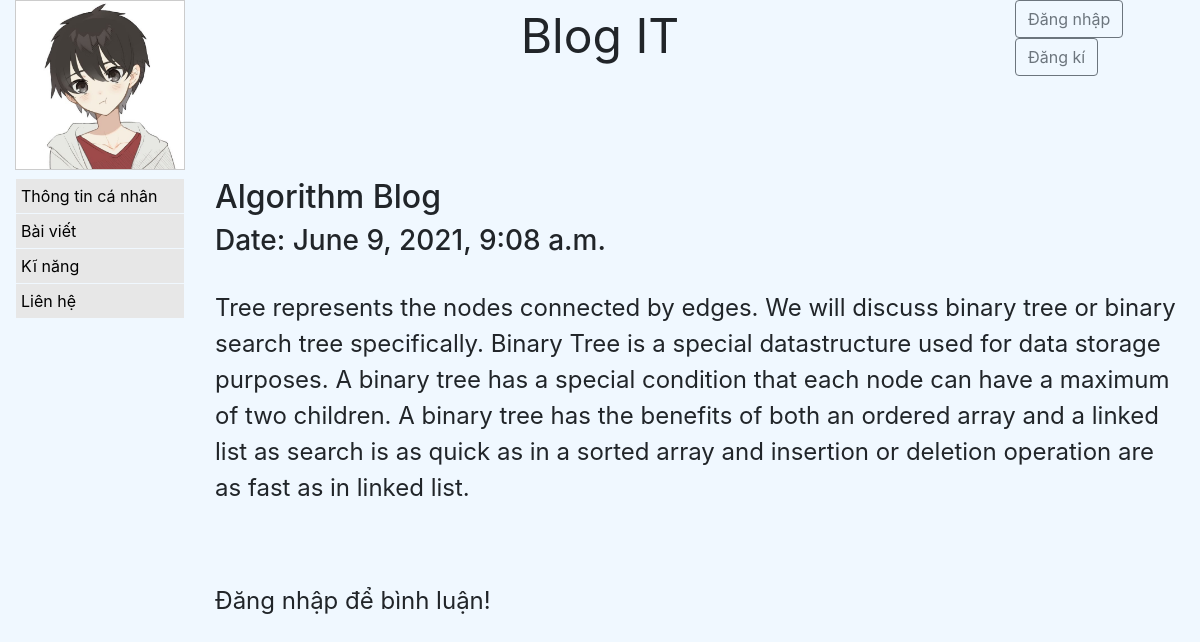
/blog/4/, run on an earlier commit of the app's database.
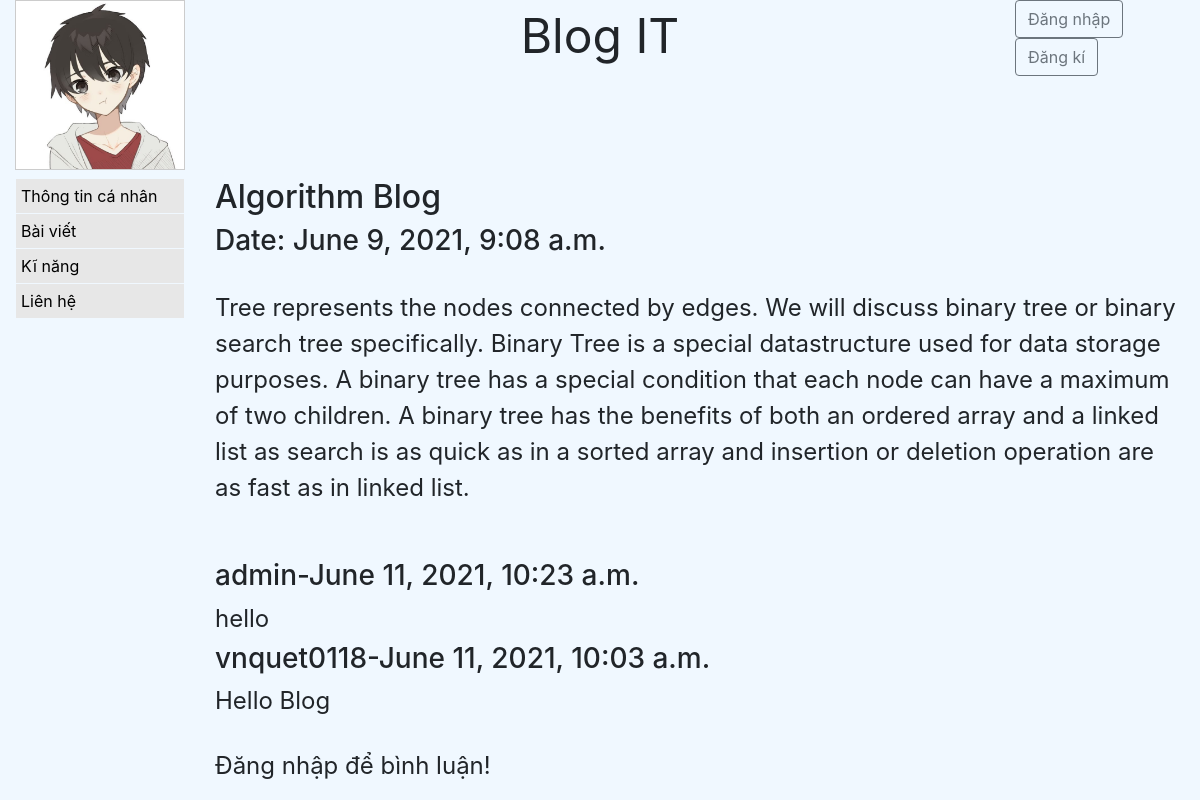
And on a later commit of the database.
### blog/models.py (models this page shows, shortened)
class Comment(models.Model):
    author = models.ForeignKey(settings.AUTH_USER_MODEL, on_delete=models.CASCADE)
    post = models.ForeignKey(Post, on_delete=models.CASCADE, related_name="comments")
    date = models.DateTimeField(auto_now_add=True)
    body = models.TextField()
    class Meta:
        ordering = ['-date']

### blog/views.py (the view)
# urls.py: path('<int:pk>/', view=views.show_detail_post, name='show_detail_post'),
def show_detail_post(request, pk):
    post = Post.objects.get(pk=pk)
    form = CommentForm()
    if request.method == 'POST':
        form = CommentForm(request.POST, author=request.user, post=post)
        if form.is_valid():
            form.save()
            return HttpResponseRedirect('./')
    return render(request, 'posts/post_detail.html', {'post':post, 'form':form})

### blog/templates/posts/post_detail.html (shortened to what this page needs)
{% extends 'pages/base.html' %}
{% block content %}
    <h2>{{post.title}}</h2>
    <h3>Date: {{post.date}}</h3>
    <br>
    <p>{{post.body}}</p>
    <br><br>
    {% for comment in post.comments.all %}
        <h3>{{comment.author.username}}-<span>{{comment.date}}</span></h3>
        <p>{{comment.body}}</p>
    {% endfor %}
    {% if user.username %}
        <form action="." method="POST">
            {% csrf_token %}
            {{form.body}}
            <br>
            <input type="submit" value="Gửi" class="btn btn-info">
        </form>
    {% else %}
        <br>
        <p>Đăng nhập để bình luận!</p>
    {% endif %}
{% endblock content %}

What changed in the data, as far as the page shows it:
added Comment: author.username "admin", date "June 11, 2021, 10:23 a.m.", body "hello"
added Comment: author.username "vnquet0118", date "June 11, 2021, 10:03 a.m.", body "Hello Blog"
